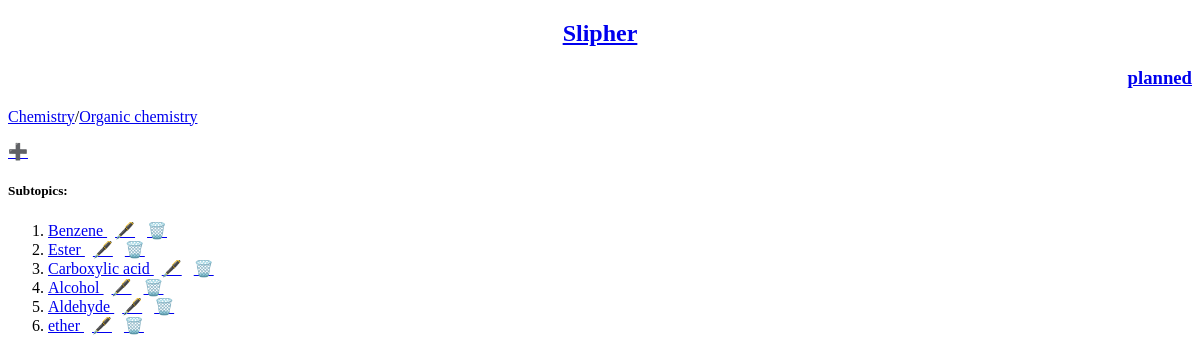
Screenshot of /subject/3/topic/8/subtopic with the database file from the repository.
### Subjects/models.py (models this page shows)
class Subjects(models.Model):
    subject_name = models.CharField(max_length=500)
    rating = models.FloatField(validators=[MinValueValidator(0.0), MaxValueValidator(5.0)])
    def __str__(self):
        return self.subject_name

class Topics(models.Model):
    subject = models.ForeignKey(Subjects,on_delete=models.CASCADE,related_name="topic")
    topic_name = models.CharField(max_length=500)
    rating = models.FloatField(validators=[MinValueValidator(0.0), MaxValueValidator(5.0)])
    class Meta:
        unique_together = ("topic_name","subject")
    def __str__(self):
        return self.topic_name

class Subtopics(models.Model):
    topic = models.ForeignKey(Topics,on_delete=models.CASCADE,related_name="subtopic")
    subtopic_name = models.CharField(max_length=500)
    rating = models.FloatField(validators=[MinValueValidator(0.0), MaxValueValidator(5.0)])
    last_seen = models.DateTimeField(default=timezone.now)
    review = models.BooleanField(default=True)
    class Meta:
        unique_together = ("subtopic_name","topic")
    def __str__(self):
        return self.subtopic_name

### Subjects/views0/subtopic.py (the view)
# urls.py: path("subject/<int:subject_id>/topic/<int:topic_id>/subtopic",views0.SubtopicListView.as_view(),name="subtopic"),
class SubtopicListView(ListView):
    model = models.Subtopics
    template_name = "Subjects/subtopic/subtopic.html"
    context_name = "subtopic_list"
    def get_queryset(self):
        subject = get_object_or_404(models.Subjects,id=self.kwargs["subject_id"])
        topic = subject.topic.get(id=self.kwargs["topic_id"])
        subtopic = topic.subtopic.all()
        return subtopic
    def get_context_data(self,**kwargs):
        subject = get_object_or_404(models.Subjects,id=self.kwargs["subject_id"])
        topic = subject.topic.get(id=self.kwargs["topic_id"])
        subtopic_list = topic.subtopic.all()
        context = super().get_context_data(**kwargs)
        context["subject"] = subject
        context["topic"] = topic
        context["subtopic_list"] = subtopic_list
        return context

### Subjects/templates/Subjects/subtopic/subtopic.html (shortened to what this page needs)
{% extends "Subjects/base.html" %}
{% block content %}
<p><a href="{% url 'Subjects:subject' %}"> {{ subject }}</a>/<a href="{% url 'Subjects:topic' subject_id=subject.id %}">{{ topic }}</a></p>
<a href="{% url 'Subjects:new_subtopic' subject_id=subject.id topic_id=topic.id %}">➕</a>
{% if subtopic_list %}
<h5>Subtopics: </h5>
<ol>
	{% for subtopic in subtopic_list%}
	<li><a href="{% url 'Subjects:subtopic_entry' subject_id=subject.id topic_id=topic.id subtopic_id=subtopic.id %}" > {{ subtopic }} </a>
		<a href="{% url 'Subjects:edit_subtopic' subject_id=subject.id topic_id=topic.id subtopic_id=subtopic.id %}">🖋️</a>
		<a href="{% url 'Subjects:delete_subtopic' subject_id=subject.id topic_id=topic.id subtopic_id=subtopic.id %}">🗑️</a>
	</li>
	{% endfor %}
</ol>
{% else %}
<p>{{ topic }} doesn't have subtopics</p>
{% endif %}
{% endblock content %}

### rows the page displays
Subjects: subject_name "Chemistry"
Topics: topic_name "Organic chemistry"
Subtopics: subtopic_name "Benzene"
Subtopics: subtopic_name "Ester"
Subtopics: subtopic_name "Carboxylic acid"
Subtopics: subtopic_name "Alcohol"
Subtopics: subtopic_name "Aldehyde"
Subtopics: subtopic_name "ether"
